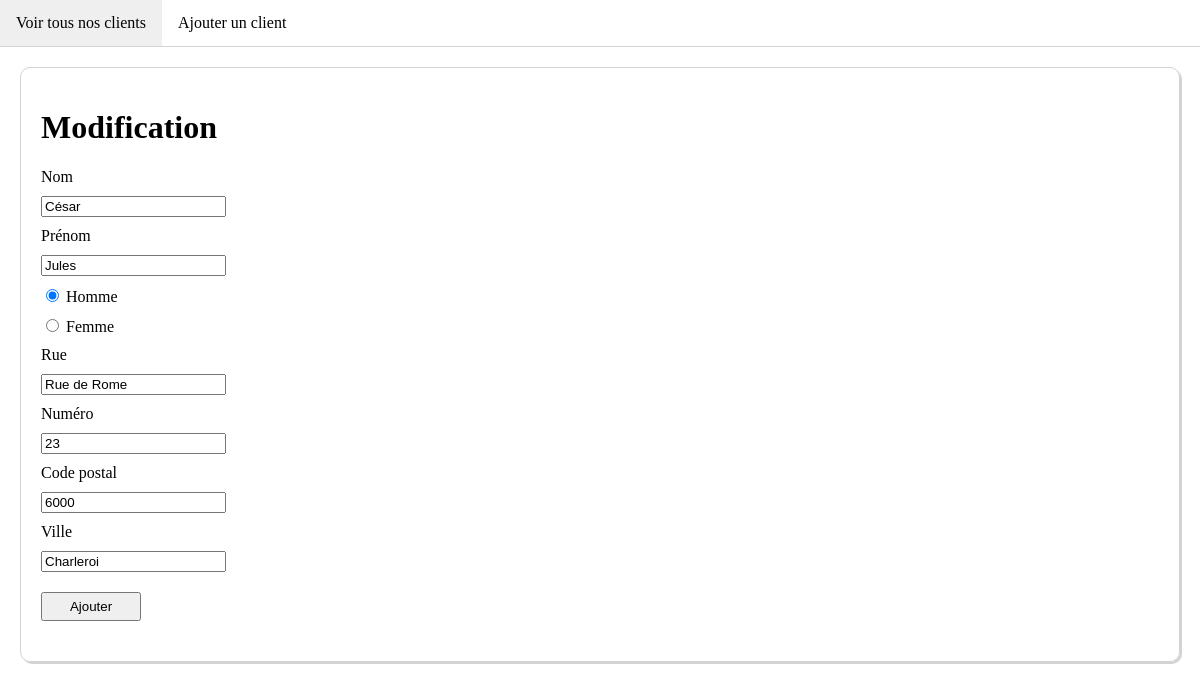
The app's page /update.php?id=2 with its own data.
### tables this page shows
CREATE TABLE `personne` (
  `id` int(11) NOT NULL,
  `nom` varchar(60) NOT NULL,
  `prenom` varchar(60) NOT NULL,
  `sexe` varchar(1) NOT NULL,
  `ad_rue` varchar(60) NOT NULL,
  `ad_num` varchar(10) NOT NULL,
  `ad_cp` int(11) NOT NULL,
  `ad_ville` varchar(60) NOT NULL
);

### update.php (the view, shortened to what this page needs)
<?php
$nom = "";
$prenom = "";
$sexe = "";
$ad_rue = "";
$ad_num = "";
$ad_cp = "";
$ad_ville = "";
try {
    if (isset($_GET['id'])) {
        include('database.php');
        $query = '  SELECT *
                    FROM PERSONNE
                    WHERE id = :id';
        $obj = $pdo->prepare($query);
        $obj->execute(array(
            ':id' => $_GET['id']
        ));
        $personne = $obj->fetchAll();
        if (count($personne) == 1) {
            foreach ($personne as $p) {
                $nom = $p['nom'];
                $prenom = $p['prenom'];
                $sexe = $p['sexe'];
                $ad_rue = $p['ad_rue'];
                $ad_num = $p['ad_num'];
                $ad_cp = $p['ad_cp'];
                $ad_ville = $p['ad_ville'];
            }
        } else
            $error = "<p class='ErrorMessage'>Identifiant non trouvé.</p>";
    }
} catch (PDOException $e) {
    $error = "<p class='ErrorMessage'>{$e->getMessage()}</p>";
}
?>
<!DOCTYPE html>
<html>
<head>
    <link rel="stylesheet" href="style.css">
</head>
<body>
    <?php include('menu.php'); ?>
    <div class="container">
        <div class="details">
            <h1>Modification</h1>
            <form action="update.php?id=<?= $_GET['id']; ?>" method="post">
                <label for="nom">Nom</label>
                <input type="text" name="nom" id="nom" value="<?= $nom ?>" autofocus required>
                <label for="prenom">Prénom</label>
                <input type="text" name="prenom" id="prenom" value="<?= $prenom ?>" required>
                <div>
                    <input type="radio" name="sexe" id="sexeM" value="M" <?= ($sexe == 'M' ? 'checked' : '') ?>>
                    <label for="sexeM">Homme</label>
                </div>
                <div>
                    <input type="radio" name="sexe" id="sexeF" value="F" <?= ($sexe == 'F' ? 'checked' : '') ?>>
                    <label for="sexeF">Femme</label>
                </div>
                <label for="ad_rue">Rue</label>
                <input type="text" name="ad_rue" id="ad_rue" value="<?= $ad_rue ?>" required>
                <label for="ad_num">Numéro</label>
                <input type="text" name="ad_num" id="ad_num" value="<?= $ad_num ?>" required>
                <label for="ad_cp">Code postal</label>
                <input type="number" name="ad_cp" id="ad_cp" value="<?= $ad_cp ?>" required>
                <label for="ad_ville">Ville</label>
                <input type="text" name="ad_ville" id="ad_ville" value="<?= $ad_ville ?>" required>
                <input type="submit" value="Ajouter" name="confirmUpdate">
            </form>
        </div>
    </div>
</body>
</html>

### style.css (style rules this page uses)
html, body { margin: 0; padding: 0; }
.container { padding: 20px; }
.details { min-height: 80%; border: 1px solid lightgrey; border-radius: 10px; box-shadow: 2px 2px 0 0 lightgrey; padding: 20px; }
form > * { display: block; margin: 10px 0; }
input[type=submit] { padding: 5px; width: 100px; margin: 20px 0; }

### records on screen
personne: nom "César", prenom "Jules", sexe "☑ Homme", sexe "☐ Femme", ad_rue "Rue de Rome", ad_num "23", ad_cp "6000", ad_ville "Charleroi"
